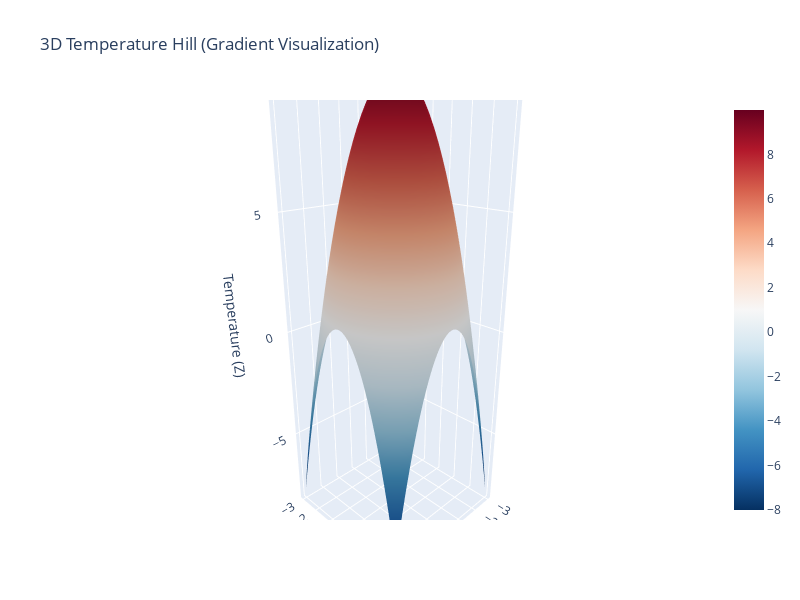

Here is the notebook cell this chart was saved with:
### Code cell
fig = go.Figure(data=[go.Surface(
    x=xx, y=yy, z=zz, colorscale='RdBu_r'
)])
fig.update_layout(
    title='3D Temperature Hill (Gradient Visualization)',
    scene=dict(
        xaxis_title='x',
        yaxis_title='y',
        zaxis_title='Temperature (Z)',
        camera=dict(eye=dict(x=1.5, y=1.5, z=0.8))
    ),
    width=800,
    height=600
)

### Figure 1 — Plotly figure (JSON) as saved in the notebook; plotly's stock layout.template omitted (floating-point values rounded to 4 significant figures; data arrays with more than 128 entries replaced by an {"elided": "..."} marker saying what was removed)
{"data": [{"colorscale": [[0, "rgb(5,48,97)"], [0.1, "rgb(33,102,172)"], [0.2, "rgb(67,147,195)"], [0.3, "rgb(146,197,222)"], [0.4, "rgb(209,229,240)"], [0.5, "rgb(247,247,247)"], [0.6, "rgb(253,219,199)"], [0.7, "rgb(244,165,130)"], [0.8, "rgb(214,96,77)"], [0.9, "rgb(178,24,43)"], [1, "rgb(103,0,31)"]], "type": "surface", "x": {"elided": "50x50 float values"}, "y": {"elided": "50x50 float values"}, "z": {"elided": "50x50 float values"}}], "layout": {"height": 600, "scene": {"camera": {"eye": {"x": 1.5, "y": 1.5, "z": 0.8}}, "xaxis": {"title": {"text": "x"}}, "yaxis": {"title": {"text": "y"}}, "zaxis": {"title": {"text": "Temperature (Z)"}}}, "title": {"text": "3D Temperature Hill (Gradient Visualization)"}, "width": 800}}
